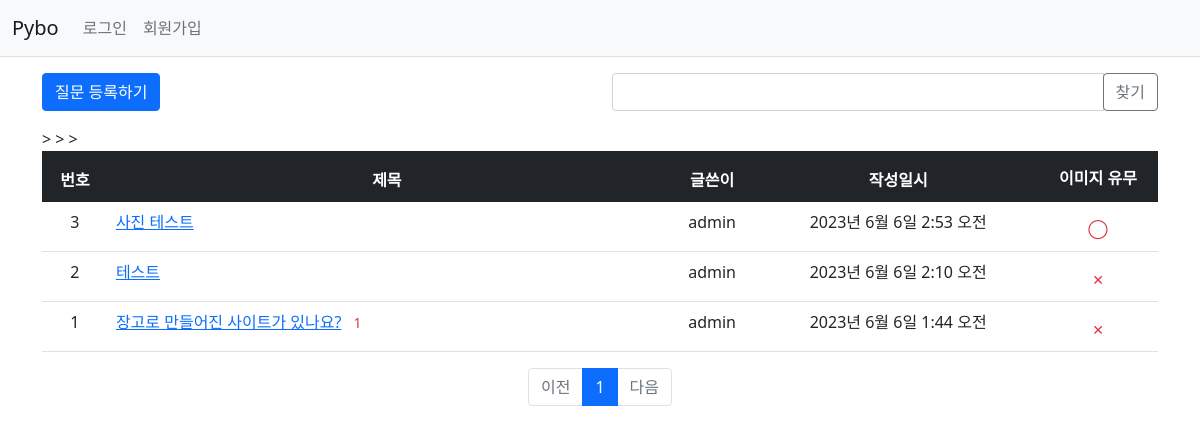
The page / on the database its author committed.
### pybo/models.py (models this page shows, shortened)
class Question(models.Model):
    category = models.ForeignKey(Category, blank=True, null=True, on_delete=models.CASCADE,
                                 related_name='category_question', default=1)
    author = models.ForeignKey(User, blank=True, null=True, on_delete=models.CASCADE,
                               related_name='author_question')
    subject = models.CharField(max_length=200)
    content = models.TextField()
    create_date = models.DateTimeField()
    modify_date = models.DateTimeField(null=True, blank=True)
    imgfile = models.ImageField(null=True, blank=True, upload_to="")  # 이미지 컬럼 추가
    voter = models.ManyToManyField(User, related_name='voter_question')  # 추천인 추가

### pybo/views/base_views.py (the view, shortened to what this page needs)
# urls.py: path('', views.index, name='index'),  # '/' 에 해당되는 path
def index(request):
    page = request.GET.get('page', '1')  # 페이지
    kw = request.GET.get('kw', '')  # 검색어
    question_list = Question.objects.order_by('-create_date')
    paginator = Paginator(question_list, 10)  # 페이지당 10개씩 보여주기
    page_obj = paginator.get_page(page)
    context = {'question_list': page_obj, 'page': page, 'kw': kw}
    return render(request, 'pybo/question_list.html', context)
    category_list = Category.objects.all()
    return render(request, 'index.html', {'category_list': category_list})

### pybo/templatetags/pybo_filter.py (called while the page is built)
@register.filter
def sub(value, arg):
    return value - arg

### templates/pybo/question_list.html (shortened to what this page needs)
{% extends 'base.html' %}
{% load pybo_filter %}
{% block content %}
<div class="container my-3">
    <div class="row my-3">
        <div class="col-6">
            <a href="{% url 'pybo:question_create' %}" class="btn btn-primary">질문 등록하기</a>
        </div>
        <div class="col-6">
            <div class="input-group">
                <input type="text" id="search_kw" class="form-control" value="{{ kw|default_if_none:'' }}">
                <div class="input-group-append">
                    <button class="btn btn-outline-secondary" type="button" id="btn_search">찾기</button>
                </div>
            </div>
        </div>
    </div>
    <table class="table">
        <thead>
        <tr class="text-center table-dark">
            <th>번호</th>
            <th style="width:50%">제목</th>
            <th>글쓴이</th>
            <th>작성일시</th>
            <th width="120" height="50" align="center" valign="top" style="padding-top:15px;">이미지 유무</th>
        </tr>
        </thead>
        <tbody>
        {% if question_list %}
        {% for question in question_list %}
        <tr class="text-center">>
            <td>
                {{ question_list.paginator.count|sub:question_list.start_index|sub:forloop.counter0|add:1 }}
            </td>
            <td class="text-start">
                <a href="{% url 'pybo:detail' question.id %}">{{ question.subject }}</a>
                {% if question.answer_set.count > 0 %}
                <span class="text-danger small mx-2">{{ question.answer_set.count }}</span>
                {% endif %}
            </td>
            <td>{{ question.author.username }}</td>
            <td>{{ question.create_date }}</td>
            <td width="120" height="50" align="center" valign="top" style="padding-top:15px;">
            {% if question.imgfile %}
            <span class="text-danger small mx-2">
                ◯
            </span>
            {% else %}
            <span class="text-danger small mx-2">
                ✕
            </span>
            {% endif %}
            </td>
        </tr>
        {% endfor %}
        {% else %}
        <tr>
            <td colspan="3">질문이 없습니다.</td>
        </tr>
        {% endif %}
        </tbody>
    </table>
    <ul class="pagination justify-content-center">
        {% if question_list.has_previous %}
        <li class="page-item">
            <a class="page-link" data-page="{{ question_list.previous_page_number }}"
                href="javascript:void(0)">이전</a>
        </li>
        {% else %}
        <li class="page-item disabled">
            <a class="page-link" tabindex="-1" aria-disabled="true" href="#">이전</a>
        </li>
        {% endif %}
        {% for page_number in question_list.paginator.page_range %}
        {% if page_number >= question_list.number|add:-5 and page_number <= question_list.number|add:5 %}
        {% if page_number == question_list.number %}
        <li class="page-item active" aria-current="page">
            <a class="page-link" data-page="{{ page_number }}"
                href="javascript:void(0)">{{ page_number }}</a>
        </li>
        {% else %}
        <li class="page-item">
            <a class="page-link" data-page="{{ page_number }}"
                href="javascript:void(0)">{{ page_number }}</a>
        </li>
        {% endif %}
        {% endif %}
        {% endfor %}
        {% if question_list.has_next %}
        <li class="page-item">
            <a class="page-link" data-page="{{ question_list.next_page_number }}"
                href="javascript:void(0)">다음</a>
        </li>
        {% else %}
        <li class="page-item disabled">
            <a class="page-link" tabindex="-1" aria-disabled="true"
                href="javascript:void(0)">다음</a>
        </li>
        {% endif %}
    </ul>
</div>
{% endblock %}

### templates/base.html (shortened to what this page needs)
{% load static %}
<!doctype html>
<html lang="ko">
<head>
    <link rel="stylesheet" type="text/css" href="{% static 'bootstrap.min.css' %}">
    <link rel="stylesheet" type="text/css" href="{% static 'style.css' %}">
</head>
<body>
{% include "navbar.html" %}
{% block content %}
{% endblock %}
</body>
</html>

### templates/navbar.html (shortened to what this page needs)
<nav class="navbar navbar-expand-lg navbar-light bg-light border-bottom">
    <div class="container-fluid">
        <a class="navbar-brand" href="{% url 'pybo:index' %}">Pybo</a>
        <div class="collapse navbar-collapse" id="navbarSupportedContent">
            <ul class="navbar-nav me-auto mb-2 mb-lg-0">
                <li class="nav-item">
                    {% if user.is_authenticated %}
                    <a class="nav-link" href="{% url 'common:logout' %}">{{ user.username }} (로그아웃)</a>
                    {% else %}
                    <a class="nav-link" href="{% url 'common:login' %}">로그인</a>
                    {% endif %}
                </li>
                <li>
                    {% if not user.is_authenticated %}
                    <a class="nav-link" href="{% url 'common:signup' %}">회원가입</a>
                    {% endif %}
                </li>
            </ul>
        </div>
    </div>
</nav>

### rows shown on the page
Question: paginator.count|sub "3", subject "사진 테스트", author.username "admin", create_date "2023년 6월 6일 2:53 오전"
Question: paginator.count|sub "2", subject "테스트", author.username "admin", create_date "2023년 6월 6일 2:10 오전"
Question: paginator.count|sub "1", subject "장고로 만들어진 사이트가 있나요?", answer_set.count "1", author.username "admin", create_date "2023년 6월 6일 1:44 오전"

### other values the page prints
{{ page_number }} "1"
